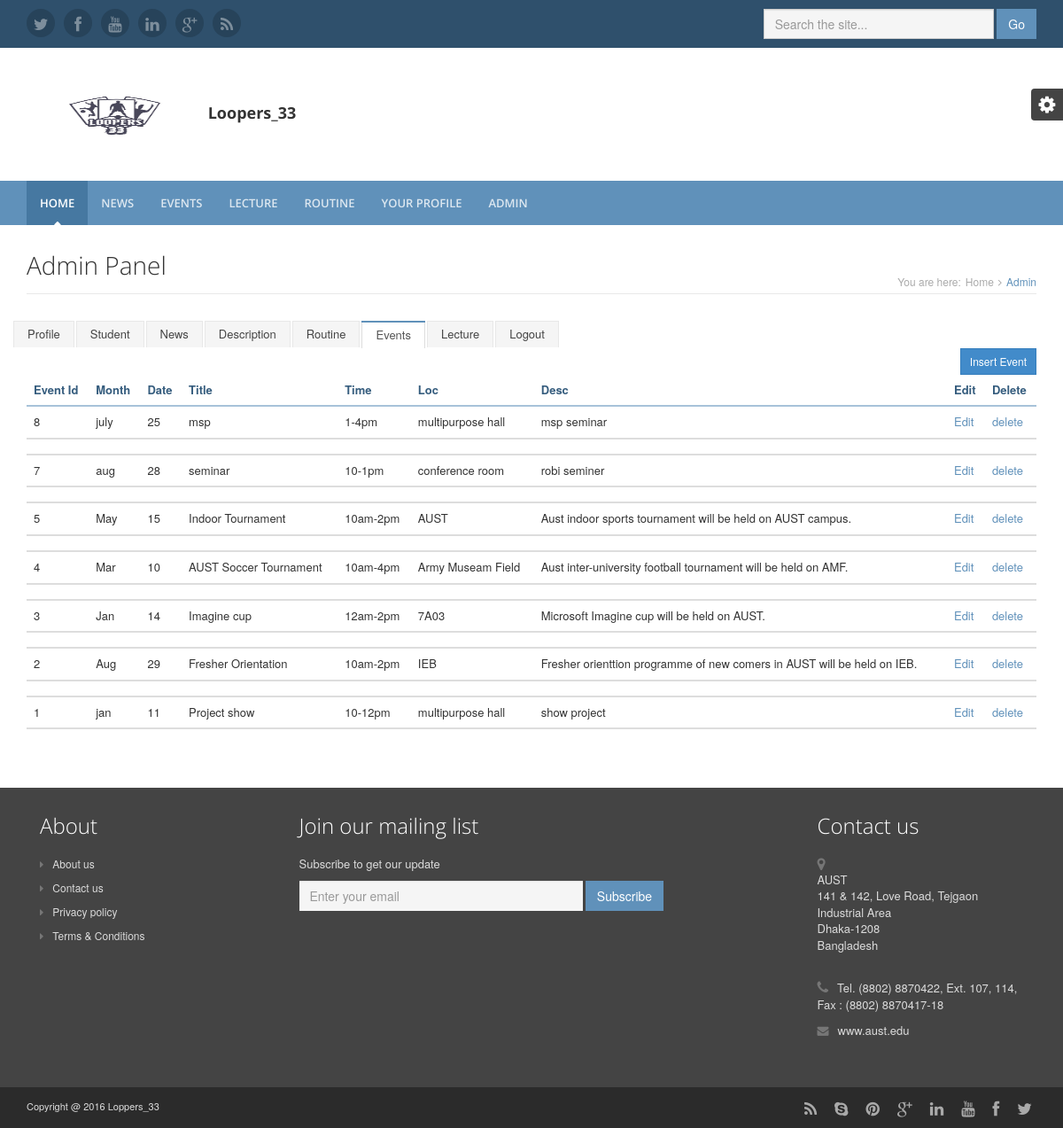
The app's page /admin_events.php, older data.
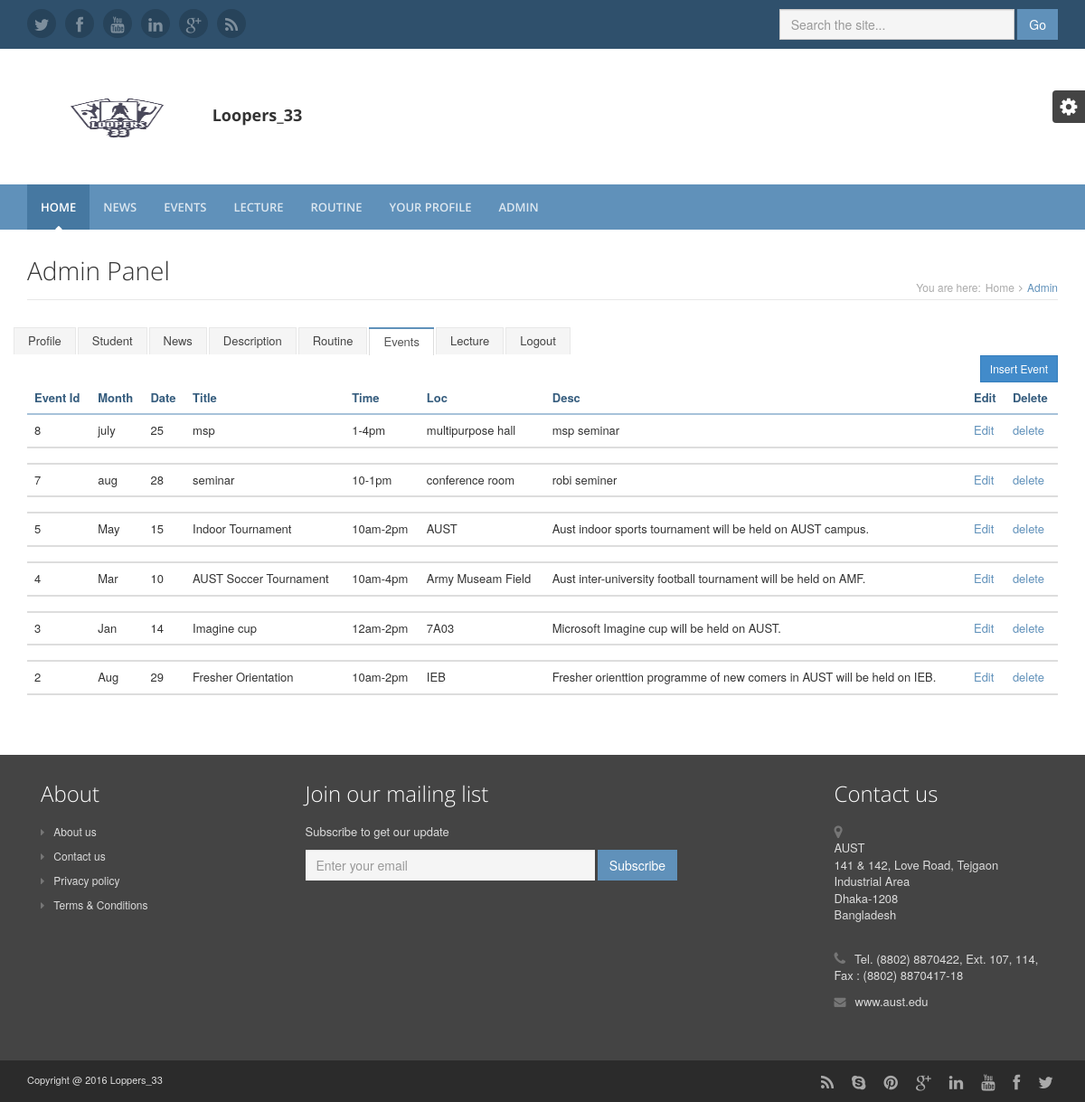
The same page, newer data.
### tables this page shows
CREATE TABLE `event` (
  `e_id` int(11) NOT NULL,
  `month` varchar(11) NOT NULL,
  `date` int(11) NOT NULL,
  `title` varchar(50) NOT NULL,
  `time` varchar(50) NOT NULL,
  `loc` varchar(50) NOT NULL,
  `desc` varchar(1000) NOT NULL
);

### admin_events.php (the view, shortened to what the changed rows need)
<?php
	include 'header.php';
?>
<div class="content container">
        <div class="page-wrapper">
            <header class="page-heading clearfix">
                <h1 class="heading-title pull-left">Admin Panel</small></h1>
            </header>
            <div class="page-content">
                <div class="row page-row">
                    <div class="col-md-12">
                      <div class="table-responsive">
                      <table class="table table-hover">
                          <thead>
                            <tr>
                              <th>
                                Event Id
                              </th>
                              <th>
                                Month
                              </th>
                              <th>
                                Date
                              </th>
                              <th>
                                Title
                              </th>
                              <th>
                                Time
                              </th>
                              <th>
                                Loc
                              </th>
                              <th>
                                Desc
                              </th>
                              <th>
                                Edit
                              </th>
                              <th>
                                Delete
                              </th>
                            </tr>
                          </thead>
                            <?php
                              $con=mysqli_connect("localhost","root","","sms");
                              $rslt=mysqli_query($con,"SELECT * from event ORDER BY e_id desc") ;
                              while ($row=mysqli_fetch_array($rslt))
                                {
                            ?>
                            <tbody>
                              <tr>
                                <td>
                                  <?php
                                    echo $row['e_id'];
                                  ?>
                                </td>
                                <td>
                                  <?php
                                    echo $row['month'];
                                  ?>
                                </td>
                                <td>
                                  <?php
                                    echo $row['date'];
                                  ?>
                                </td>
                                <td>
                                  <?php
                                    echo $row['title'];
                                  ?>
                                </td>
                                <td>
                                  <?php
                                    echo $row['time'];
                                  ?>
                                </td>
                                <td>
                                  <?php
                                    echo $row['loc'];
                                  ?>
                                </td>
                                <td>
                                  <?php
                                    echo $row['desc'];
                                  ?>
                                </td>
                                <td>
                                  <a href="event_edit.php?id=<?php echo $row['e_id']; ?>">
                                    Edit
                                  </a>
                                </td>
                                <td>
                                  <a onclick="return confirm('do you really want to delete this?')"
                                    href="event_del.php?id=<?php echo $row['e_id']; ?>">
                                    delete
                                  </a>
                                </td>
                              </tr>
                            </tbody>
                            <tr>
                                <td>
                                </td>
                              </tr>
                            <?php
                               }
                            ?>
                          </table>
                        </div>
                    </div>
                </div>
            </div>
        </div>
    </div>
<?php
  include 'footer.php';
?>

Row changes from the older to the newer data that the page shows:
removed event: e_id "1", month "jan", date "11", title "Project show", time "10-12pm", loc "multipurpose hall", desc "show project"
